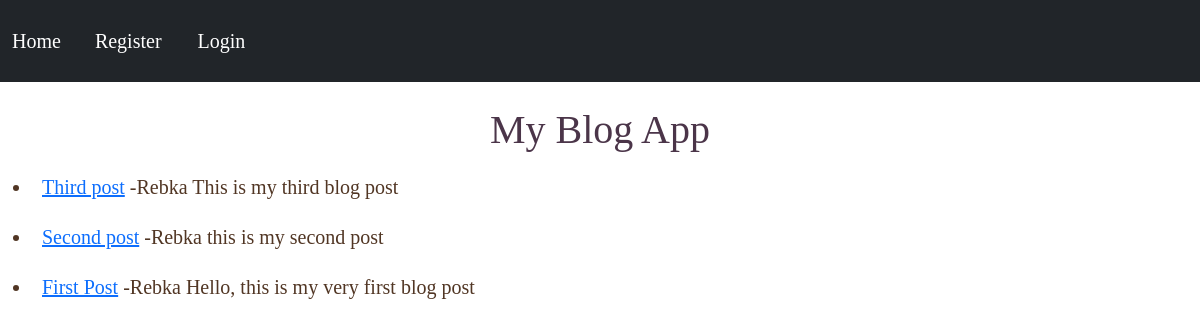
The page / on the database its author committed.
### blogs/models.py (models this page shows, shortened)
class Post(models.Model):
    title=models.CharField(max_length=200)
    author=models.ForeignKey(User, on_delete=models.CASCADE)
    body=models.TextField()
    likes=models.ManyToManyField(User, related_name='blog_posts',blank=True)

### blogs/views.py (the view)
# urls.py: path('',Home.as_view(), name="home"),
class Home(ListView):
    model = Post
    template_name = 'home.html'
    ordering = ['-id']

### blogs/templates/home.html (shortened to what this page needs)
<!DOCTYPE html>
<html lang="'en">
<head>
</head>
<body>
    <div>
        {% extends "a.html" %}
        {%block content%}
<h1>My Blog App</h1>
<ul>
  {% for post in object_list %}
    <li><a href="{% url 'post detail' post.pk %}">{{post.title}}</a> -{{post.author.first_name}}
  {{post.body}}
    </li>
  {%endfor%}
</ul>
  {% endblock %}

### blogs/templates/home.html (style rules this page uses)
h1 { color:rgb(75,53,73); text-align:center; }
li { padding:10px; }
div { color:rgb(81,54,36); font-family:'Times New Roman'; }
ul { font-size:20px; }

### rows shown on the page
Post: title "Third post", author.first_name "Rebka", body "This is my third blog post"
Post: title "Second post", author.first_name "Rebka", body "this is my second post"
Post: title "First Post", author.first_name "Rebka", body "Hello, this is my very first blog post"
